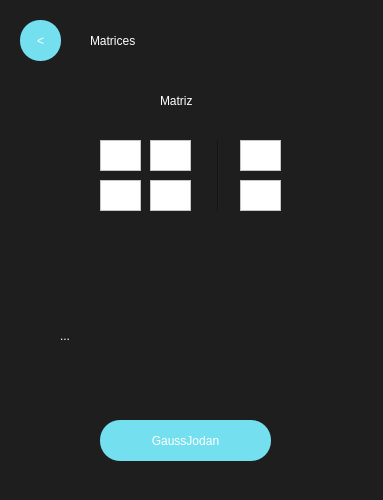
<?xml version="1.0" encoding="UTF-8"?>
<ui version="4.0">
 <class>MainWindow</class>
 <widget class="QMainWindow" name="MainWindow">
  <property name="geometry">
   <rect>
    <x>0</x>
    <y>0</y>
    <width>383</width>
    <height>500</height>
   </rect>
  </property>
  <property name="minimumSize">
   <size>
    <width>0</width>
    <height>0</height>
   </size>
  </property>
  <property name="maximumSize">
   <size>
    <width>700</width>
    <height>500</height>
   </size>
  </property>
  <property name="windowTitle">
   <string>MainWindow</string>
  </property>
  <property name="styleSheet">
   <string notr="true">QWidget{
background-color:#1E1E1E;
}

QPushButton{
background-color:#74E0Ef;
color:white;
font: 30pt &quot;Impact&quot;;
border-radius:25px;
}

QPushButton:hover{
background-color:#7A63FF;
color:#74E0Ef;
font: 30pt &quot;Impact&quot;;
border-radius:30px;
}
Line{
background-color:white;
}

QLabel{
color:white;
}
</string>
  </property>
  <widget class="QWidget" name="centralwidget">
   <widget class="QLabel" name="label">
    <property name="geometry">
     <rect>
      <x>90</x>
      <y>10</y>
      <width>241</width>
      <height>61</height>
     </rect>
    </property>
    <property name="styleSheet">
     <string notr="true">color:white;
font: 50pt &quot;Impact&quot;;
</string>
    </property>
    <property name="text">
     <string>Matrices</string>
    </property>
   </widget>
   <widget class="QPushButton" name="GausBackButton">
    <property name="geometry">
     <rect>
      <x>20</x>
      <y>20</y>
      <width>41</width>
      <height>41</height>
     </rect>
    </property>
    <property name="styleSheet">
     <string notr="true">font: 20pt &quot;impact&quot;;
border-radius:20px;</string>
    </property>
    <property name="text">
     <string>&lt;</string>
    </property>
   </widget>
   <widget class="QTextEdit" name="num1Entry">
    <property name="geometry">
     <rect>
      <x>100</x>
      <y>140</y>
      <width>41</width>
      <height>31</height>
     </rect>
    </property>
    <property name="styleSheet">
     <string notr="true">background-color: rgb(255, 255, 255);</string>
    </property>
   </widget>
   <widget class="QTextEdit" name="num2Entry">
    <property name="geometry">
     <rect>
      <x>150</x>
      <y>140</y>
      <width>41</width>
      <height>31</height>
     </rect>
    </property>
    <property name="styleSheet">
     <string notr="true">background-color: rgb(255, 255, 255);</string>
    </property>
   </widget>
   <widget class="QTextEdit" name="ind1Entry">
    <property name="geometry">
     <rect>
      <x>240</x>
      <y>140</y>
      <width>41</width>
      <height>31</height>
     </rect>
    </property>
    <property name="styleSheet">
     <string notr="true">background-color: rgb(255, 255, 255);</string>
    </property>
   </widget>
   <widget class="QTextEdit" name="num4Entry">
    <property name="geometry">
     <rect>
      <x>100</x>
      <y>180</y>
      <width>41</width>
      <height>31</height>
     </rect>
    </property>
    <property name="styleSheet">
     <string notr="true">background-color: rgb(255, 255, 255);</string>
    </property>
   </widget>
   <widget class="QTextEdit" name="ind2Entry">
    <property name="geometry">
     <rect>
      <x>240</x>
      <y>180</y>
      <width>41</width>
      <height>31</height>
     </rect>
    </property>
    <property name="styleSheet">
     <string notr="true">background-color: rgb(255, 255, 255);</string>
    </property>
   </widget>
   <widget class="QTextEdit" name="num5Entry">
    <property name="geometry">
     <rect>
      <x>150</x>
      <y>180</y>
      <width>41</width>
      <height>31</height>
     </rect>
    </property>
    <property name="styleSheet">
     <string notr="true">background-color: rgb(255, 255, 255);</string>
    </property>
   </widget>
   <widget class="QLabel" name="label_2">
    <property name="geometry">
     <rect>
      <x>160</x>
      <y>80</y>
      <width>71</width>
      <height>41</height>
     </rect>
    </property>
    <property name="styleSheet">
     <string notr="true">color:white;
font: 20pt &quot;Impact&quot;;
</string>
    </property>
    <property name="text">
     <string>Matriz </string>
    </property>
   </widget>
   <widget class="QLabel" name="ResultMatrix">
    <property name="geometry">
     <rect>
      <x>60</x>
      <y>270</y>
      <width>261</width>
      <height>131</height>
     </rect>
    </property>
    <property name="styleSheet">
     <string notr="true">font{
20px;
arial;
}</string>
    </property>
    <property name="text">
     <string>...</string>
    </property>
    <property name="wordWrap">
     <bool>true</bool>
    </property>
   </widget>
   <widget class="QPushButton" name="GausButton">
    <property name="geometry">
     <rect>
      <x>100</x>
      <y>420</y>
      <width>171</width>
      <height>41</height>
     </rect>
    </property>
    <property name="maximumSize">
     <size>
      <width>16777215</width>
      <height>300</height>
     </size>
    </property>
    <property name="styleSheet">
     <string notr="true">font: 20pt &quot;impact&quot;;
border-radius:20px;</string>
    </property>
    <property name="text">
     <string>GaussJodan</string>
    </property>
   </widget>
   <widget class="Line" name="line">
    <property name="geometry">
     <rect>
      <x>210</x>
      <y>140</y>
      <width>16</width>
      <height>71</height>
     </rect>
    </property>
    <property name="orientation">
     <enum>Qt::Vertical</enum>
    </property>
   </widget>
  </widget>
 </widget>
 <resources/>
 <connections/>
</ui>
